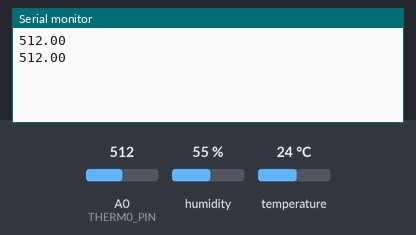
Bench run of a sketch on a simulated Arduino Uno, built with avr-gcc and run on an emulated ATmega328P. Shown: the last lines printed to the serial monitor. The test bench sets the inputs (shaded band); at power-on: A0 (THERM0_PIN) = 512, humidity 55 %, temperature 24 °C. No radio packets arrive unless stated.

Above: at 3.8 s.
3.9 s: A0 (THERM0_PIN) set to 716
At 7.1 s:
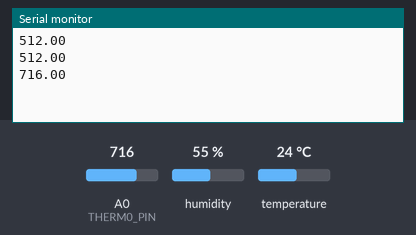
7.9 s: A0 (THERM0_PIN) set to 900
At 9.8 s:
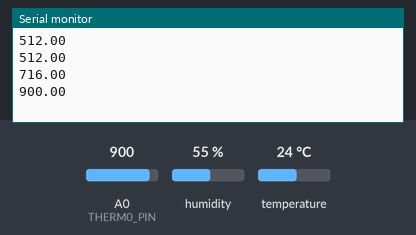
Timing chart, 0 to 11.3 s (numbered marks = the images above; inputs shaded):
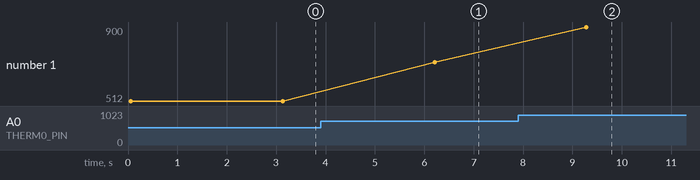

The sketch:

atmega.ino
```cpp
#include <SPI.h>
#include "nRF24L01.h"
#include "RF24.h"
#include "DHT.h"

#define THERM0_PIN 0
#define THERM1_PIN 1
#define DHTPIN 4
#define DHTTYPE DHT11

DHT dht(DHTPIN, DHTTYPE);

int fsrPin = 0;

//for nrf24 debug
int serial_putc( char c, FILE * )
{
  Serial.write( c );
  return c;
}

//for nrf24 debug
void printf_begin(void)
{
  fdevopen( &serial_putc, 0 );
}

//nRF24 set the pin 9 to CE and 10 to CSN/SS
// Cables are:
//     SS       -> 10
//     MOSI     -> 11
//     MISO     -> 12
//     SCK      -> 13

RF24 radio(9,10);

//we only need a write pipe, but am planning to use it later
const uint64_t pipes[2] = { 0xF0F0F0F0E1LL,0xF0F0F0F0D2LL };

// here we can send up to 30 chars
char SendPayload[31] = "FARM module";

void setup(void) {
  Serial.begin(57600); //Debug
  dht.begin();

  printf_begin();
  //nRF24 configurations
  radio.begin();
  radio.setChannel(0x4c);
  radio.setAutoAck(1);
  radio.setRetries(15,15);
  radio.setDataRate(RF24_250KBPS);
  radio.setPayloadSize(32);
  radio.openReadingPipe(1,pipes[0]);
  radio.openWritingPipe(pipes[1]);
  radio.startListening();
  radio.printDetails(); //for Debugging
}

void loop() {

  //Get temperature from sensor
  float moisture = getMoisture();

  Serial.println(moisture);
  // Assign temperature to payload, here am sending it as string
  dtostrf(moisture,2,2,SendPayload);

  //add a tag
  //strcat(SendPayload, "X");   // add first string

  //send a heartbeat
  radio.stopListening();
  bool ok = radio.write(&SendPayload,strlen(SendPayload));
  radio.startListening();
  //Serial.println(SendPayload);

  // slow down a bit
  delay(1000);


  // HDT11
  delay(2000);
  // Reading temperature or humidity takes about 250 milliseconds!
  // Sensor readings may also be up to 2 seconds 'old' (its a very slow sensor)
  float h = dht.readHumidity();
  // Read temperature as Celsius
  float t = dht.readTemperature();
  // Read temperature as Fahrenheit
  float f = dht.readTemperature(true);


}


// Getting temperature from DS18S20

float getTemp(){
  float TemperatureSum = 0;
  //returns the temperature from one DS18S20 in DEG Celsius
  TemperatureSum = 8;//analogRead(fsrPin);

  return TemperatureSum;

}

float getGroundTemp(){
  float temperature = 0;
  temperature = analogRead(THERM1_PIN) - 238;
  delay(50);
  return temperature;

}

float getMoisture(){
  float moisture = 0;
  moisture = analogRead(THERM0_PIN);
  delay(50);
  return moisture;

}
```

Measured:
- after the input at 3.9 s, the serial monitor: prints a new line after 2.3 s (image 1)
- after the input at 7.9 s, the serial monitor: prints a new line after 1.4 s (image 2)
- plotted number 1: 512 → 716 after the input at 3.9 s, 716 → 900 after the input at 7.9 s
